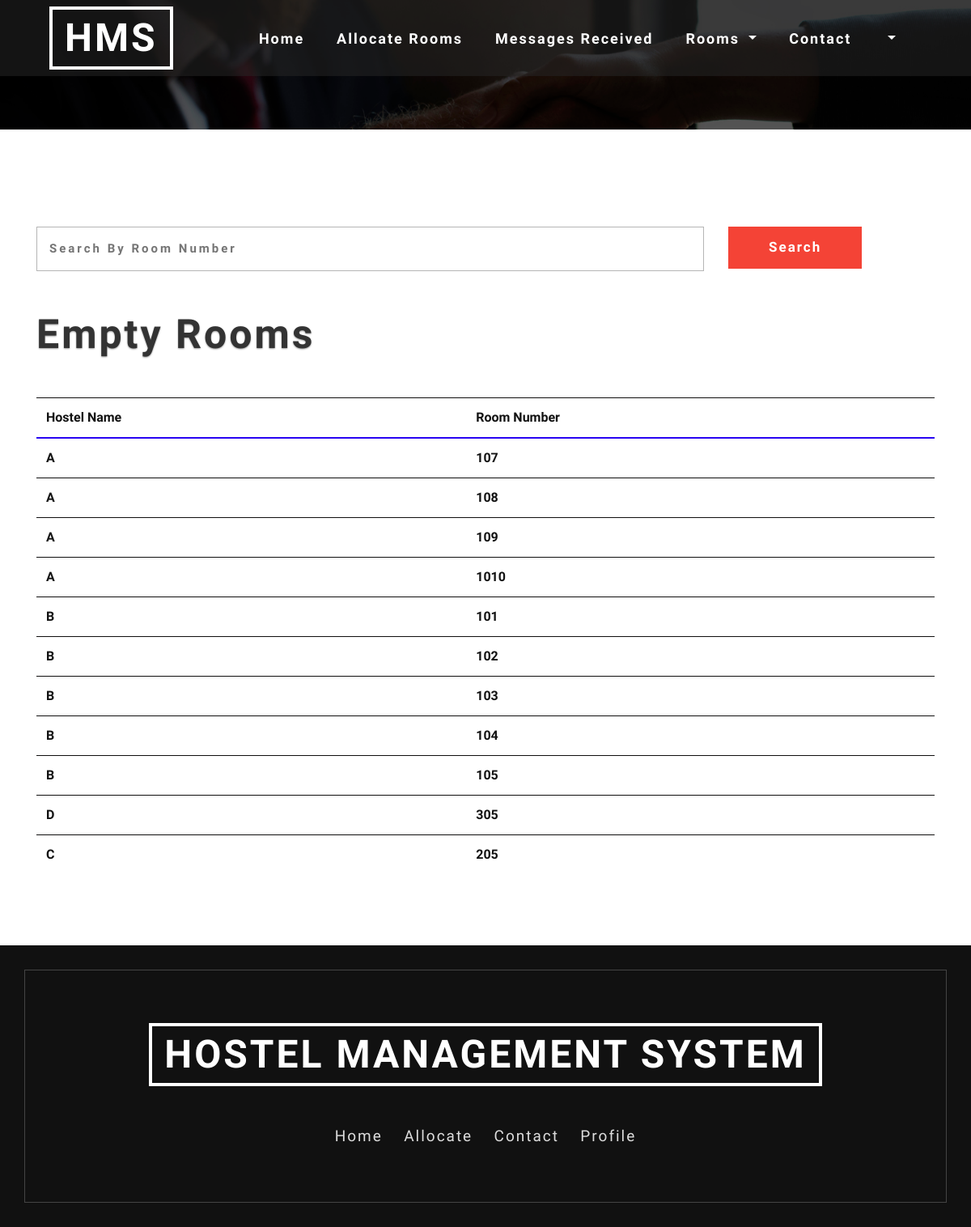
Page /empty_rooms.php on the committed database.
### tables this page shows
CREATE TABLE `room` (
  `Room_id` int(10) NOT NULL,
  `Hostel_id` int(10) NOT NULL,
  `Room_No` int(10) NOT NULL,
  `Allocated` tinyint(1) DEFAULT 0
);

### empty_rooms.php (the view, shortened to what this page needs)
<!DOCTYPE html>
<html lang="en">
<head>
	<link rel="stylesheet" href="web_home/css_home/bootstrap.css">
	<link rel="stylesheet" href="web_home/css_home/style.css" type="text/css" media="all" />
	<link rel="stylesheet" href="web_home/css_home/fontawesome-all.css">
</head>
<body>
<div class="inner-page-banner" id="home">
	<header>
		<div class="container agile-banner_nav">
			<nav class="navbar navbar-expand-lg navbar-light bg-light">
				<h1><a class="navbar-brand" href="home_manager.php">HMS<span class="display"></span></a></h1>
				<div class="collapse navbar-collapse justify-content-center" id="navbarSupportedContent">
					<ul class="navbar-nav ml-auto">
						<li class="nav-item">
							<a class="nav-link" href="home_manager.php">Home <span class="sr-only">(current)</span></a>
						</li>
						<li class="nav-item">
						<a class="nav-link" href="allocate_room.php">Allocate Rooms</a>
					</li>
					<li class="nav-item">
						<a class="nav-link" href="message_hostel_manager.php">Messages Received</a>
					</li>
					<li class="dropdown nav-item">
						<a href="#" class="dropdown-toggle nav-link" data-toggle="dropdown">Rooms
						</a>
					</li>
					<li class="nav-item">
						<a class="nav-link" href="contact_manager.php">Contact</a>
					</li>
					<li class="dropdown nav-item">
						<a href="#" class="dropdown-toggle nav-link" data-toggle="dropdown"><?php echo $_SESSION['username']; ?>
						</a>
					</li>
					</ul>
				</div>
			</nav>
		</div>
	</header>
</div>
<br><br><br>
<section class="contact py-5">
	<div class="container">
			<div class="mail_grid_w3l">
				<form action="empty_rooms.php" method="post">
					<div class="row">
					        <div class="col-md-9">
							<input type="text" placeholder="Search by Room Number" name="search_box">
							</div>
							<div class="col-md-3">
							<input type="submit" value="Search" name="search"></input>
							</div>
					</div>
				</form>
			</div>
	</div>
</section>
<div class="container">
<h2 class="heading text-capitalize mb-sm-5 mb-4"> Empty Rooms </h2>
<?php
   $query1 = "SELECT * FROM Room where Allocated = '0'";
   $result1 = mysqli_query($conn,$query1);
?>
  <table class="table table-hover">
    <thead>
      <tr>
        <th>Hostel Name</th>
        <th>Room Number</th>
      </tr>
    </thead>
    <tbody>
    <?php
      if(mysqli_num_rows($result1)==0){
         echo '<tr><td colspan="4">No Rows Returned</td></tr>';
      }
      else{
      	while($row1 = mysqli_fetch_assoc($result1)){
      		echo "<tr> <td>";
			$alphabet = range('A', 'Z');
			$number = $row1['Hostel_id'] - 1;
			echo $alphabet[$number];
			echo '</td>';
			echo  '<td>';
			echo $row1['Room_No'];
			echo '</td></tr>';
      	}
      }
    ?>
    </tbody>
  </table>
</div>
<br>
<br>
<br>
<footer class="py-5">
	<div class="container py-md-5">
		<div class="footer-logo mb-5 text-center">
			<a class="navbar-brand" href="home.php" target="_blank"> <span class="display"> HOSTEL MANAGEMENT SYSTEM</span></a>
		</div>
		<div class="footer-grid">
			<div class="list-footer">
				<ul class="footer-nav text-center">
					<li>
						<a href="home_manager.php">Home</a>
					</li>
					<li>
						<a href="allocate_room.php">Allocate</a>
					</li>
					<li>
						<a href="contact_manager.php">Contact</a>
					</li>
					<li>
						<a href="admin/manager_profile.php">Profile</a>
					</li>
				</ul>
			</div>
		</div>
	</div>
</footer>
</body>
</html>

### web_home/css_home/style.css (style rules this page uses)
body { padding:0; margin:0; position:relative; font-family: 'Poiret One', cursive; }
body a { transition:0.5s all; -webkit-transition:0.5s all; -moz-transition:0.5s all; -o-transition:0.5s all; -ms-transition:0.5s all; }
input[type="button"],input[type="submit"],.contact-form input[type="submit"] { transition:0.5s all; -webkit-transition:0.5s all; -moz-transition:0.5s all; -o-transition:0.5s all; -ms-transition:0.5s all; }
h1,h2,h3,h4,h5,h6 { margin:0; }
ul { margin:0; padding:0; }
header { position: absolute; z-index: 9; width: 100%; background: rgba(37, 37, 37, 0.54); }
.bg-light { background-color: transparent !important; }
h1 { font-size: inherit; }
.navbar-nav > li { margin-right: 1.5em; }
.navbar-light .navbar-nav .nav-link { color: #fff; font-size: 18px; font-weight: 700; letter-spacing: 2px; }
.navbar-light .navbar-brand { color: #fff; font-size: 3em; text-decoration: none; border: 4px solid #fff; text-transform: uppercase; font-weight: 700; margin: 0; text-align: center; letter-spacing: 3px; padding: 10px 15px; line-height: 50px; }
.navbar-brand span { display: block; }
h3.heading,h2.heading { font-size: 50px; font-weight: 700; letter-spacing: 3px; color: #333; text-shadow: 0 1px 2px rgba(0, 0, 0, 0.4); }
footer { background: #111; position: relative; z-index: 1; }
footer:after { position: absolute; content: ''; left: 30px; right: 30px; bottom: 30px; top: 30px; border: 1px solid #444; z-index: -1; }
.footer-logo a.navbar-brand { color: #fff; font-size: 3em; text-decoration: none; border: 4px solid #fff; text-transform: uppercase; font-weight: 700; margin: 0; letter-spacing: 3px; padding: 10px 15px; line-height: 50px; }
.footer-nav li { list-style-type: none; display: inline-block; margin: 0px .7em; border-bottom: 2px solid rgba(226, 222, 222, 0); }
ul.footer-nav li a { color: #ddd; font-size: 19px; letter-spacing: 2px; display: inline-block; }
.inner-page-banner { background: url('../images/1.jpg') no-repeat center; height: 20vh; background-size: cover; }
.mail_grid_w3l input[type="text"], .mail_grid_w3l input[type="email"],.mail_grid_w3l input[type="number"],.mail_grid_w3l input[type="password"], .mail_grid_w3l textarea { outline: none; padding: 15px; font-size: 15px; color: #101010; background: none; width: 100%; border: 1px solid #b5b5b5; letter-spacing: 3px; font-weight: bold; text-transform: capitalize; }
.mail_grid_w3l input[type="submit"] { outline: none; padding: 13px 50px; font-size: 17px; color: #fff; font-weight: 600; background: #F44336; border: none; text-transform: capitalize; letter-spacing: 2px; }

### rows in the picture
room: Hostel "A", Room_No "107"
room: Hostel "A", Room_No "108"
room: Hostel "A", Room_No "109"
room: Hostel "A", Room_No "1010"
room: Hostel "B", Room_No "101"
room: Hostel "B", Room_No "102"
room: Hostel "B", Room_No "103"
room: Hostel "B", Room_No "104"
room: Hostel "B", Room_No "105"
room: Hostel "D", Room_No "305"
room: Hostel "C", Room_No "205"
